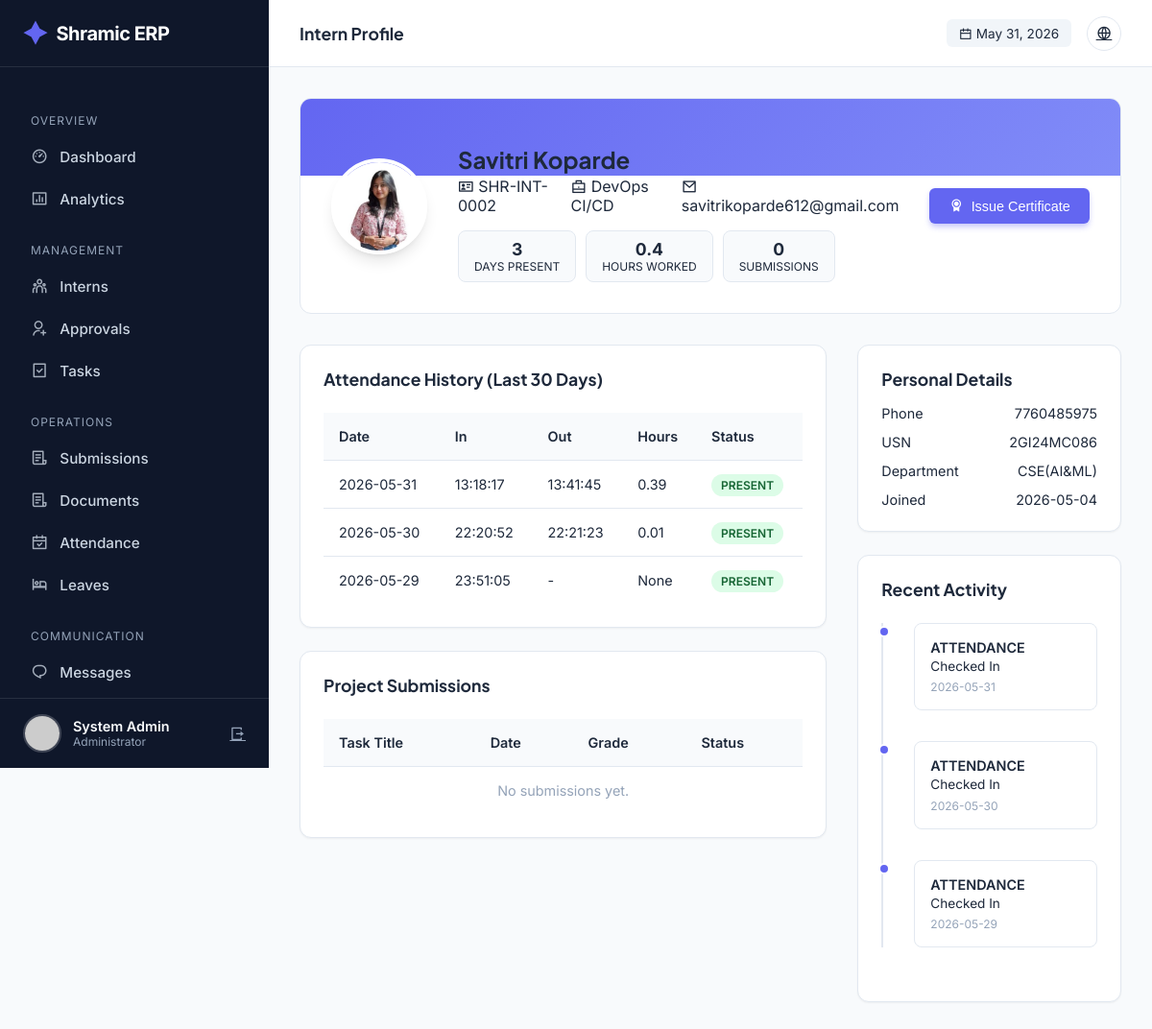
Screenshot of /admin/intern/3 (signed in) with the database file from the repository.
### tables this page shows
CREATE TABLE users (
            id INTEGER PRIMARY KEY AUTOINCREMENT,
            intern_id TEXT UNIQUE,
            usn TEXT UNIQUE NOT NULL,
            full_name TEXT NOT NULL,
            phone TEXT NOT NULL,
            email TEXT UNIQUE NOT NULL,
            password_hash TEXT NOT NULL,
            role TEXT NOT NULL,
            photo_url TEXT,
            status TEXT DEFAULT 'PENDING',
            is_admin BOOLEAN DEFAULT 0,
            department TEXT,
            join_date DATE,
            emergency_contact TEXT,
            address TEXT,
            last_login TIMESTAMP,
            login_count INTEGER DEFAULT 0,
            created_at TIMESTAMP DEFAULT CURRENT_TIMESTAMP,
            updated_at TIMESTAMP DEFAULT CURRENT_TIMESTAMP
        );

CREATE TABLE attendance (
            id INTEGER PRIMARY KEY AUTOINCREMENT,
            user_id INTEGER,
            date DATE NOT NULL,
            check_in_time TIMESTAMP,
            check_out_time TIMESTAMP,
            work_hours REAL,
            location TEXT,
            ip_address TEXT,
            notes TEXT,
            status TEXT DEFAULT 'PRESENT',
            FOREIGN KEY (user_id) REFERENCES users(id),
            UNIQUE(user_id, date)
        );

### app.py (the view)
@app.route('/admin/intern/<int:intern_id>')
@login_required
@admin_required
def admin_intern_detail(intern_id):
    conn = get_db_connection()
    cur = conn.cursor()
    cur.execute("SELECT * FROM users WHERE id = ?", (intern_id,))
    intern = cur.fetchone()
    if not intern:
        flash('Intern not found.', 'error')
        conn.close()
        return redirect(url_for('admin_dashboard'))
    cur.execute("""
        SELECT * FROM attendance
        WHERE user_id = ?
        ORDER BY date DESC
        LIMIT 30
    """, (intern_id,))
    attendance_records = cur.fetchall()
    cur.execute("""
        SELECT
            COUNT(*) as total_days,
            SUM(work_hours) as total_hours,
            AVG(work_hours) as avg_hours
        FROM attendance
        WHERE user_id = ? AND check_in_time IS NOT NULL
    """, (intern_id,))
    attendance_stats = cur.fetchone()
    cur.execute("""
        SELECT s.*, t.title as task_title, t.priority
        FROM submissions s
        LEFT JOIN tasks t ON s.task_id = t.id
        WHERE s.user_id = ?
        ORDER BY s.submitted_at DESC
    """, (intern_id,))
    submissions = cur.fetchall()
    cur.execute("""
        SELECT 'ATTENDANCE' as type, date as timestamp, 'Checked In' as details
        FROM attendance WHERE user_id = ?
        UNION ALL
        SELECT 'SUBMISSION' as type, submitted_at as timestamp, 'Submitted Task' as details
        FROM submissions WHERE user_id = ?
        ORDER BY timestamp DESC LIMIT 10
    """, (intern_id, intern_id))
    timeline = cur.fetchall()
    conn.close()
    return render_template('admin/intern_detail.html',
        intern=intern,
        attendance_records=attendance_records,
        stats=attendance_stats,
        submissions=submissions,
        timeline=timeline
    )

### templates/admin/intern_detail.html (shortened to what this page needs)
{% extends "admin/base.html" %} {% block page_title %}Intern Profile{% endblock
%} {% block content %}
<div class="profile-header">
  <div class="profile-bg"></div>
  <img
    src="{{ url_for('static', filename='uploads/profiles/' + intern.photo_url) if intern.photo_url else 'https://ui-avatars.com/api/?name=' + intern.full_name }}"
    class="profile-img"
    alt="Profile"
  />
  <div class="profile-info" style="flex: 1">
    <h2 style="margin-bottom: 0.2rem">{{ intern.full_name }}</h2>
    <div
      style="
        color: var(--text-secondary);
        margin-bottom: 1rem;
        display: flex;
        gap: 1rem;
        align-items: center;
      "
    >
      <span><i class="ri-id-card-line"></i> {{ intern.intern_id }}</span>
      <span><i class="ri-briefcase-line"></i> {{ intern.role }}</span>
      <span><i class="ri-mail-line"></i> {{ intern.email }}</span>
    </div>
    <div style="display: flex; gap: 10px; flex-wrap: wrap">
      <div class="stat-pill">
        <strong>{{ stats.total_days or 0 }}</strong>
        <span>Days Present</span>
      </div>
      <div class="stat-pill">
        <strong
          >{{ stats.total_hours|round(1) if stats.total_hours else 0 }}</strong
        >
        <span>Hours Worked</span>
      </div>
      <div class="stat-pill">
        <strong>{{ submissions|length }}</strong>
        <span>Submissions</span>
      </div>
    </div>
  </div>
  <div
    style="
      position: relative;
      z-index: 1;
      display: flex;
      flex-direction: column;
      gap: 10px;
    "
  >
    <form
      action="{{ url_for('generate_certificate', user_id=intern.id) }}"
      method="POST"
    >
      <button class="btn btn-primary" style="width: 100%">
        <i class="ri-award-fill"></i> Issue Certificate
      </button>
    </form>
  </div>
</div>
<div class="detail-grid">
  <div style="display: flex; flex-direction: column; gap: 1.5rem">
    <div class="card">
      <h3 style="font-size: 1.1rem; margin-bottom: 1.5rem">
        Attendance History (Last 30 Days)
      </h3>
      <div class="table-container">
        <table>
          <thead>
            <tr>
              <th>Date</th>
              <th>In</th>
              <th>Out</th>
              <th>Hours</th>
              <th>Status</th>
            </tr>
          </thead>
          <tbody>
            {% for record in attendance_records %}
            <tr>
              <td>{{ record.date }}</td>
              <td>
                {{ record.check_in_time.split(' ')[1] if record.check_in_time
                else '-' }}
              </td>
              <td>
                {{ record.check_out_time.split(' ')[1] if record.check_out_time
                else '-' }}
              </td>
              <td>{{ record.work_hours }}</td>
              <td><span class="badge badge-success">Present</span></td>
            </tr>
            {% endfor %}
          </tbody>
        </table>
      </div>
    </div>
    <div class="card">
      <h3 style="font-size: 1.1rem; margin-bottom: 1.5rem">
        Project Submissions
      </h3>
      <div class="table-container">
        <table>
          <thead>
            <tr>
              <th>Task Title</th>
              <th>Date</th>
              <th>Grade</th>
              <th>Status</th>
            </tr>
          </thead>
          <tbody>
            {% for sub in submissions %}
            <tr>
              <td>{{ sub.task_title }}</td>
              <td>{{ sub.submitted_at.split(' ')[0] }}</td>
              <td>
                {% if sub.grade %}
                <span style="font-weight: 700; color: var(--primary)"
                  >{{ sub.grade }}</span
                >
                {% else %}-{% endif %}
              </td>
              <td>
                {% if sub.status == 'APPROVED' %}
                <span class="badge badge-success">Approved</span>
                {% elif sub.status == 'REJECTED' %}
                <span class="badge badge-danger">Rejected</span>
                {% else %}
                <span class="badge badge-warning">Pending</span>
                {% endif %}
              </td>
            </tr>
            {% else %}
            <tr>
              <td
                colspan="4"
                style="text-align: center; color: var(--text-light)"
              >
                No submissions yet.
              </td>
            </tr>
            {% endfor %}
          </tbody>
        </table>
      </div>
    </div>
  </div>
  <div style="display: flex; flex-direction: column; gap: 1.5rem">
    <div class="card">
      <h3 style="font-size: 1.1rem; margin-bottom: 1rem">Personal Details</h3>
      <div
        style="
          display: flex;
          flex-direction: column;
          gap: 0.8rem;
          font-size: 0.9rem;
        "
      >
        <div style="display: flex; justify-content: space-between">
          <span style="color: var(--text-secondary)">Phone</span>
          <span>{{ intern.phone }}</span>
        </div>
        <div style="display: flex; justify-content: space-between">
          <span style="color: var(--text-secondary)">USN</span>
          <span>{{ intern.usn }}</span>
        </div>
        <div style="display: flex; justify-content: space-between">
          <span style="color: var(--text-secondary)">Department</span>
          <span>{{ 'MCA' if intern.department == 'Other' else intern.department }}</span>
        </div>
        <div style="display: flex; justify-content: space-between">
          <span style="color: var(--text-secondary)">Joined</span>
          <span>{{ intern.join_date }}</span>
        </div>
      </div>
    </div>
    <div class="card">
      <h3 style="font-size: 1.1rem; margin-bottom: 1.5rem">Recent Activity</h3>
      <div class="timeline">
        {% for log in timeline %}
        <div class="timeline-item">
          <div class="timeline-dot"></div>
          <div class="timeline-content">
            <div style="font-weight: 600; margin-bottom: 0.2rem">
              {{ log.type }}
            </div>
            <div style="font-size: 0.85rem; color: var(--text-secondary)">
              {{ log.details }}
            </div>
            <div
              style="
                font-size: 0.75rem;
                color: var(--text-light);
                margin-top: 0.4rem;
              "
            >
              {{ log.timestamp }}
            </div>
          </div>
        </div>
        {% else %}
        <p style="color: var(--text-light)">No recent logs.</p>
        {% endfor %}
      </div>
    </div>
  </div>
</div>
{% endblock %}

### templates/admin/base.html (shortened to what this page needs)
<!doctype html>
<html lang="en">
  <head>
    <link
      href="https://cdn.jsdelivr.net/npm/remixicon@4.1.0/fonts/remixicon.css"
      rel="stylesheet"
    />
  </head>
  <body>
    <aside class="sidebar" id="sidebar">
      <a href="/" class="brand">
        <i class="ri-shining-2-fill"></i> Shramic ERP
      </a>
      <ul class="nav-menu">
        <li class="nav-label">Overview</li>
        <li>
          <a
            href="{{ url_for('admin_dashboard') }}"
            class="nav-link {% if request.endpoint == 'admin_dashboard' %}active{% endif %}"
            ><i class="ri-dashboard-3-line"></i> Dashboard</a
          >
        </li>
        <li>
          <a
            href="{{ url_for('admin_analytics') }}"
            class="nav-link {% if request.endpoint == 'admin_analytics' %}active{% endif %}"
            ><i class="ri-bar-chart-box-line"></i> Analytics</a
          >
        </li>
        <li class="nav-label">Management</li>
        <li>
          <a
            href="{{ url_for('admin_interns') }}"
            class="nav-link {% if request.endpoint == 'admin_interns' %}active{% endif %}"
            ><i class="ri-team-line"></i> Interns</a
          >
        </li>
        <li>
          <a
            href="{{ url_for('admin_approvals') }}"
            class="nav-link {% if request.endpoint == 'admin_approvals' %}active{% endif %}"
            ><i class="ri-user-add-line"></i> Approvals</a
          >
        </li>
        <li>
          <a
            href="{{ url_for('admin_tasks') }}"
            class="nav-link {% if request.endpoint == 'admin_tasks' %}active{% endif %}"
            ><i class="ri-task-line"></i> Tasks</a
          >
        </li>
        <li class="nav-label">Operations</li>
        <li>
          <a
            href="{{ url_for('admin_submissions') }}"
            class="nav-link {% if request.endpoint == 'admin_submissions' %}active{% endif %}"
            ><i class="ri-file-list-3-line"></i> Submissions</a
          >
        </li>
        <li>
  <a
    href="{{ url_for('admin_documents') }}"
    class="nav-link {% if request.endpoint == 'admin_documents' %}active{% endif %}"
  >
    <i class="ri-file-list-3-line"></i> Documents
  </a>
</li>
        <li>
          <a
            href="{{ url_for('admin_attendance') }}"
            class="nav-link {% if request.endpoint == 'admin_attendance' %}active{% endif %}"
            ><i class="ri-calendar-check-line"></i> Attendance</a
          >
        </li>
        <li>
          <a
            href="{{ url_for('admin_leaves') }}"
            class="nav-link {% if request.endpoint == 'admin_leaves' %}active{% endif %}"
            ><i class="ri-hotel-bed-line"></i> Leaves</a
          >
        </li>
        <li class="nav-label">Communication</li>
        <li>
          <a
            href="{{ url_for('admin_messages') }}"
            class="nav-link {% if request.endpoint == 'admin_messages' %}active{% endif %}"
            ><i class="ri-chat-1-line"></i> Messages</a
          >
        </li>
        <li>
          <a
            href="{{ url_for('admin_announcements') }}"
            class="nav-link {% if request.endpoint == 'admin_announcements' %}active{% endif %}"
            > Announcements</a
          >
        </li>
      </ul>
      <div class="user-profile">
        <img
          src="{{ url_for('static', filename='uploads/profiles/' + current_user.photo_url) if current_user.photo_url else 'https://ui-avatars.com/api/?name=Admin&background=random' }}"
          class="user-avatar"
          alt="Admin"
        />
        <div style="flex: 1; overflow: hidden">
          <div
            style="
              font-weight: 600;
              font-size: 0.9rem;
              white-space: nowrap;
              text-overflow: ellipsis;
            "
          >
            {{ current_user.full_name }}
          </div>
          <div style="font-size: 0.75rem; color: var(--text-light)">
            Administrator
          </div>
        </div>
        <a
          href="{{ url_for('logout') }}"
          title="Logout"
          style="color: var(--text-light)"
          ><i class="ri-logout-box-r-line"></i
        ></a>
      </div>
    </aside>
    <div class="main-wrapper">
      <header class="top-header">
        <div style="display: flex; align-items: center; gap: 1rem">
          <h2 class="page-title">
            {% block page_title %}Dashboard{% endblock %}
          </h2>
        </div>
        <div class="header-actions">
          <div
            style="
              font-size: 0.85rem;
              color: var(--text-secondary);
              background: #f1f5f9;
              padding: 0.4rem 0.8rem;
              border-radius: 6px;
            "
          >
            <i class="ri-calendar-line"></i> {{ now.strftime('%b %d, %Y') }}
          </div>
          <a href="{{ url_for('index') }}" class="btn-icon" title="View Site"
            ><i class="ri-global-line"></i
          ></a>
        </div>
      </header>
      <div class="content">
         {% block content %}{% endblock %}
      </div>
    </div>
  </body>
</html>

### rows the page displays
users: full_name "System Admin"
users: photo_url (picture), full_name "Savitri Koparde", intern_id "SHR-INT-0002", role "DevOps CI/CD", email "savitrikoparde612@gmail.com", phone "7760485975", usn "2GI24MC086", department "CSE(AI&ML)", join_date "2026-05-04"
attendance: date "2026-05-31", check_in_time "13:18:17", check_out_time "13:41:45", work_hours "0.39", type "ATTENDANCE", details "Checked In", timestamp "2026-05-31"
attendance: date "2026-05-30", check_in_time "22:20:52", check_out_time "22:21:23", work_hours "0.01", type "ATTENDANCE", details "Checked In", timestamp "2026-05-30"
attendance: date "2026-05-29", check_in_time "23:51:05", check_out_time "-", work_hours "None", type "ATTENDANCE", details "Checked In", timestamp "2026-05-29"

### other values shown
{{ now.strftime('%b %d, %Y') }} "May 31, 2026"
{{ stats.total_days or 0 }} "3"
{{ stats.total_hours|round(1) if stats.total_hours else 0 }} "0.4"
{{ submissions|length }} "0"
